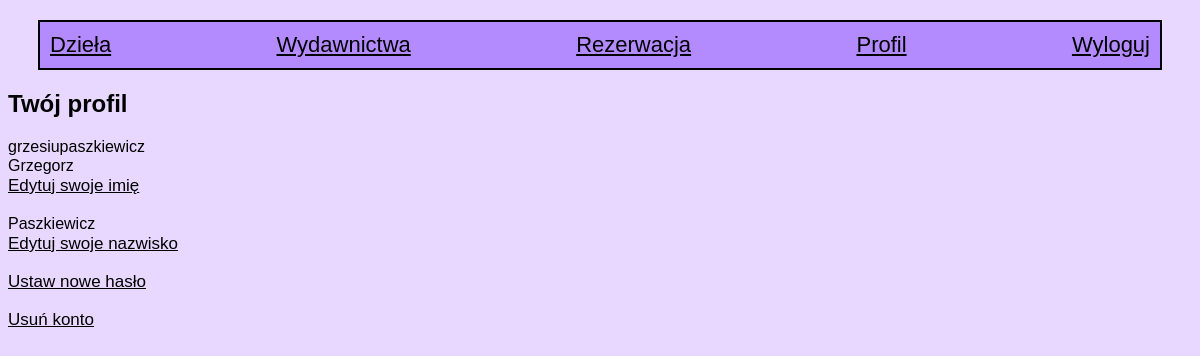
The page /uzytkownik.php (signed in) on the database its author committed.
### tables this page shows
CREATE TABLE studenci (
id_student INT(10) NOT NULL AUTO_INCREMENT,
login VARCHAR(30) NOT NULL UNIQUE,
haslo VARCHAR(40) NOT NULL,
indeks INT(6) DEFAULT NULL,
imie VARCHAR(20) DEFAULT NULL,
nazwisko VARCHAR(30) DEFAULT NULL,
miasto VARCHAR(20) DEFAULT NULL,
ulica VARCHAR(30) DEFAULT NULL,
nr_domu VARCHAR(10) DEFAULT NULL,
nr_lokalu VARCHAR(10) DEFAULT NULL,
kod_pocztowy VARCHAR(10) DEFAULT NULL,
PRIMARY KEY (id_student)
);

### uzytkownik.php (the view, shortened to what this page needs)
<?php
include 'widok.php';
require_once "dodatkowe.php";
$id_student=$_SESSION['id_student'];
$q="SELECT * FROM studenci where id_student='$id_student'";
$result = mysqli_query($link, $q);
$student = $result->fetch_assoc();
$login = $student['login'];
$imie = $student['imie'];
$nazwisko = $student['nazwisko'];
?>
<h2>Twój profil</h2>
<?php
echo $login."<br>";
if ($imie!="") {
	echo $imie."";
	echo "<a href='uzupelnij_profil.php?dane=1'><br>Edytuj swoje imię</a><br><br>";
}
else {
	echo "<a href='uzupelnij_profil.php?dane=1'>Dodaj imię</a><br>";
}
if ($nazwisko!="") {
	echo $nazwisko."";
	echo "<a href='uzupelnij_profil.php?dane=2'><br>Edytuj swoje nazwisko</a><br><br>";
}
else {
	echo "<a href='uzupelnij_profil.php?dane=2'>Dodaj nazwisko</a><br>";
}
?>
<a href="nowe_haslo.php"> Ustaw nowe hasło</a><br>
<a href="usun_konto.php">Usuń konto</a>

### style.css (style rules this page uses)
body { background-color: #e8d8ff; font-family: arial, sans-serif; }
a { color: black; font-size: 17px; }

### rows shown on the page
studenci: login "grzesiupaszkiewicz", imie "Grzegorz", nazwisko "Paszkiewicz"
